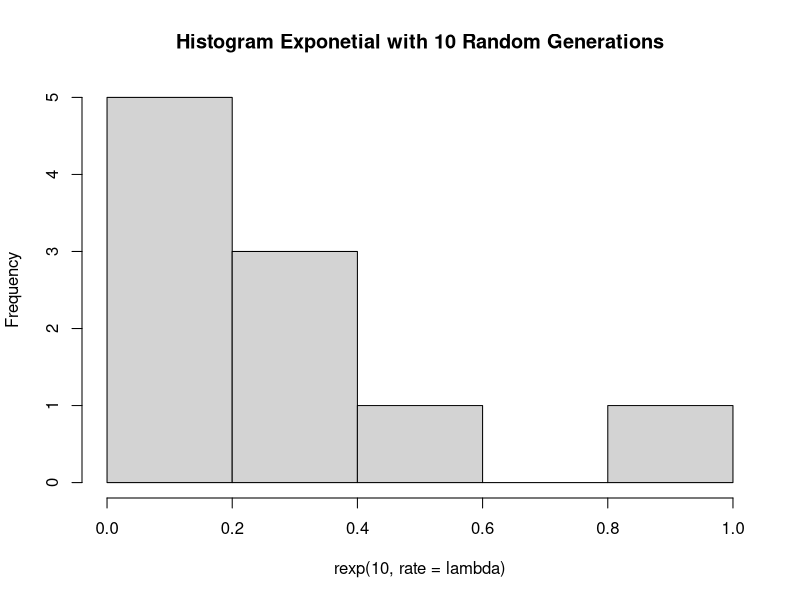
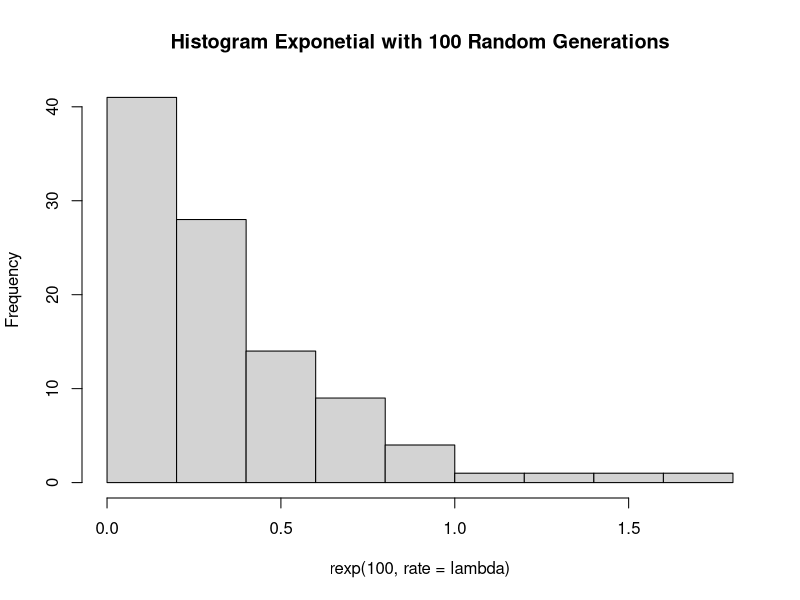
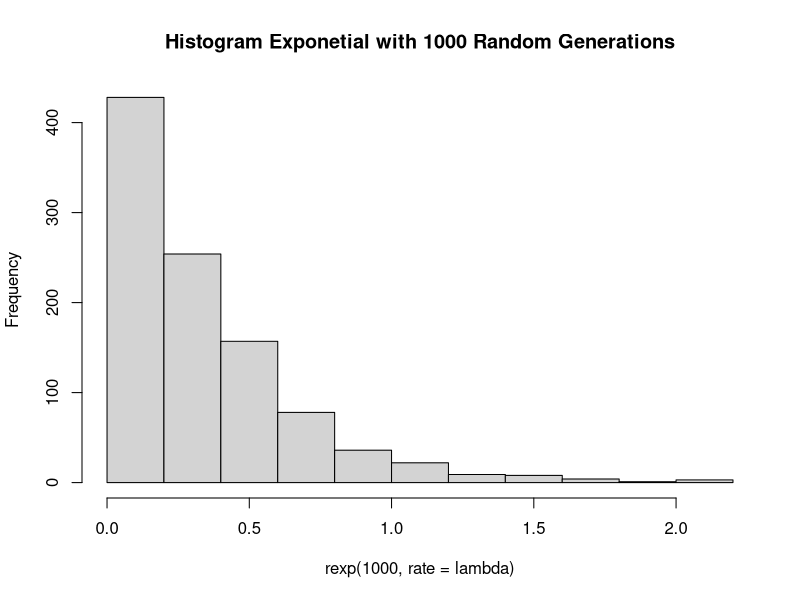
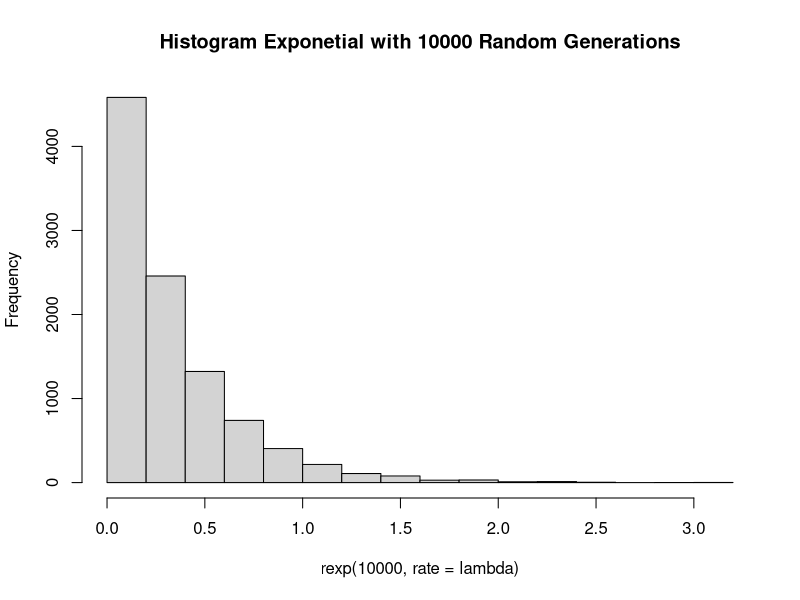

Generate these figures, in order, with R:
lambda = 3

# Poin A
set.seed(1)
rnorm(1)
probability = dexp(1, rate = lambda)
# probability = rexp(1, rate = lambda)
probability

# Poin B
set.seed(1)
hist(rexp(10, rate = lambda), main = "Histogram Exponetial with 10 Random Generations")
hist(rexp(100, rate = lambda), main = "Histogram Exponetial with 100 Random Generations")
hist(rexp(1000, rate = lambda), main = "Histogram Exponetial with 1000 Random Generations")
hist(rexp(10000, rate = lambda), main = "Histogram Exponetial with 10000 Random Generations")

# Poin C
n = 100
set.seed(1)
mean = mean(rexp(n, rate = lambda))
variance = (sd(rexp(n, rate = lambda))) ^ 2
mean
variance